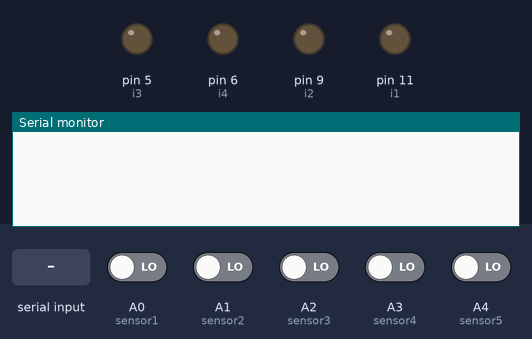
Simulated run of this sketch. Board: Arduino Mega 2560, built with avr-gcc and run on an emulated ATmega2560. On the bench: output pins drawn as LEDs (lit = HIGH), the last lines printed to the serial monitor. The test bench sets the inputs (shaded band); at power-on: A0 (sensor1), A1 (sensor2), A2 (sensor3), A3 (sensor4), A4 (sensor5) LOW.

Above: at 1.7 s.
1.8 s: "1" received over Serial
At 2.7 s:
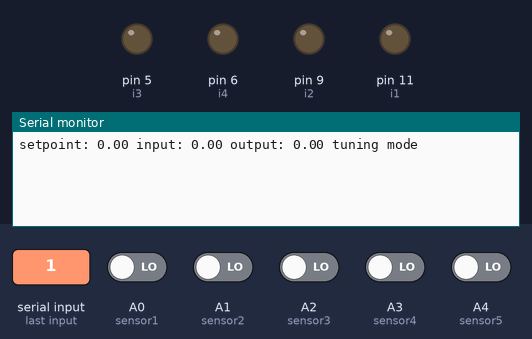
3.3 s: "0" received over Serial
At 3.8 s:
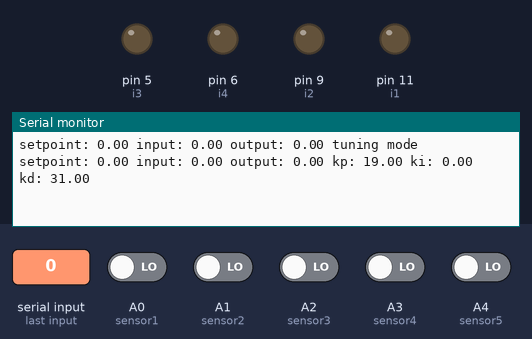

The sketch:

AutoTune_mesh_Library_version.ino
```cpp
//PID LINE FOLLOWER
//(imagine that you are driving the bot for right-left convention)

// use MEGA
/* on motor driver
 *  M1 left motor red
 *  M2
 *  M3 right motor red
 *  M4
 *  I1 11 M1
 *  I2 9
 *  I3 right motor
 *  I4
 */
#include <PID_v1.h>
#include <PID_AutoTune_v0.h>
//motor driver-pins must be pwm to control speed!!!

#define i1 11 //right forward
#define i2 9  //right backward
#define i3 5  //left forward
#define i4 6  //left backward

//IR ARRAY
#define  sensor1 A0     // RIGHT most sensor
#define  sensor2 A1
#define  sensor3 A2
#define  sensor4 A3
#define  sensor5 A4     // LEFT most sensor
//#define  sensorL A5
//#define  sensorR 10
#define LED 12

uint8_t ir[5];  //ir array values

// PID Constants
float Kp=19.0; //30 // 19
float Ki=0.00;
float Kd=31.0; //50.0;  //31.05

//unsigned long last_time = millis();

byte ATuneModeRemember=2;

bool runBot = true;

double input=0, setpoint=0, PID_value=0;

double outputStart=0;

double AutoTuneStep=1, AutoTuneNoise=1, AutoTuneStartValue=0;

unsigned int AutoTuneLookBack=20, P = 0, I = 0, D = 0;

unsigned long SampleTime = 100, last_time,serialTime;

boolean tuning = true;


PID myPID(&input, &PID_value, &setpoint,Kp,Ki,Kd, DIRECT);
PID_ATune AutoTune(&input, &PID_value);


void setup() {
//motor driver
  pinMode(i1,OUTPUT);
  pinMode(i2,OUTPUT);
  pinMode(i3,OUTPUT);
  pinMode(i4,OUTPUT);


// ir array
  pinMode(sensor1,INPUT);
  pinMode(sensor2,INPUT);
  pinMode(sensor3,INPUT);
  pinMode(sensor4,INPUT);
  pinMode(sensor5,INPUT);
  serialTime = 0;
  myPID.SetMode(AUTOMATIC);

  //pinMode(sensorL, INPUT);
  //pinMode(sensorR, INPUT);
  //pinMode(BUTTON, INPUT);
  if(tuning){
    tuning=false;
    changeAutoTune();
    tuning=true;
  }
  Serial.begin(9600);
  delay(500);
}


void loop() {
  //if(runBot){
    find_position();
    input_val();
    //calculate_PID();

    if(tuning){
      byte val = (AutoTune.Runtime());
      if (val != 0){
        tuning = false;
      }
      if(!tuning){ //we're done, set the tuning parameters
        Kp = AutoTune.GetKp();
        Ki = AutoTune.GetKi();
        Kd = AutoTune.GetKd();
        myPID.SetTunings(Kp,Ki,Kd);
        digitalWrite(LED, HIGH);
        //runBot = false;
        AutoTuneHelper(false);
      }
    }
    else myPID.Compute();

    if(input > 0){
      if (PID_value < 0) PID_value = PID_value * -1;
      //Serial.println(s+PID_value);
      analogWrite(i1,PID_value);
      analogWrite(i2,0);
      analogWrite(i3,0);
      analogWrite(i4,0);
    }
    if(input < 0){
      if (PID_value < 0) PID_value = PID_value * -1;
      //Serial.println(s+PID_value);
      analogWrite(i1,0);
      analogWrite(i2,0);
      analogWrite(i3, PID_value);
      analogWrite(i4,0);
    }
    if(input == 0){
      if (PID_value < 0) PID_value = PID_value * -1;
      //Serial.println(s+PID_value);
      analogWrite(i1,0);
      analogWrite(i2,0);
      analogWrite(i3,0);
      analogWrite(i4,0);
    }
  //}
  if(millis()>serialTime)
  {
    SerialReceive();
    SerialSend();
    serialTime+=500;
  }
}


void find_position(){

  ir[1] = digitalRead(sensor1);
  ir[1]=(!ir[1]);
  //Serial.print("1 : ");
  //Serial.println(ir[1]);
  ir[2] = digitalRead(sensor2);
  ir[2]=(!ir[2]);
  //Serial.print("2 : ");
  //Serial.println(ir[2]);
  ir[3] = digitalRead(sensor3);
  ir[3]=(!ir[3]);
  //Serial.print("3 : ");
  //Serial.println(ir[3]);
  ir[4] = digitalRead(sensor4);
  ir[4]=(!ir[4]);
  //Serial.print("4 : ");
  //Serial.println(ir[4]);
  ir[5] = digitalRead(sensor5);
  ir[5]=(!ir[5]);
  //Serial.print("5 : ");
  //Serial.println(ir[5]);
}


void input_val(void){
  if ((ir[1] == 0) && (ir[2] == 0) && (ir[3] == 0) && (ir[4] == 0) && (ir[5] == 1)){
    input = -4;
  }
  else if ((ir[1] == 0) && (ir[2] == 0) && (ir[3] == 0) && (ir[4] == 1) && (ir[5] == 0)){
    input = -2;//-2
  }
  else if ((ir[1] == 0) && (ir[2] == 0) && (ir[3] == 1) && (ir[4] == 0) && (ir[5] == 0)){
    input = 0;
  }
  else if ((ir[1] == 0) && (ir[2] == 1) && (ir[3] == 0) && (ir[4] == 0) && (ir[5] == 0)){
    input = 2; //2
  }
  else if ((ir[1] == 1) && (ir[2] == 0) && (ir[3] == 0) && (ir[4] == 0) && (ir[5] == 0)){
    input = 4;
  }
  else if ((ir[1] == 0) && (ir[2] == 0) && (ir[3] == 0) && (ir[4] == 1) && (ir[5] == 1)){
    input = -3;
  }
  else if ((ir[1] == 0) && (ir[2] == 0) && (ir[3] == 1) && (ir[4] == 1) && (ir[5] == 0)){
    input = -0.8;
  }
  else if ((ir[1] == 0) && (ir[2] == 1) && (ir[3] == 1) && (ir[4] == 0) && (ir[5] == 0)) {
    input = 0.8;
  }
  else if ((ir[1] == 1) && (ir[2] == 1) && (ir[3] == 0) && (ir[4] == 0) && (ir[5] == 0)) {
    input = 3;
  }
}


void run_mode(){
  runBot = true;
}

void changeAutoTune()
{
  if(!tuning)
  {
    //Set the output to the desired starting frequency.
    PID_value=AutoTuneStartValue;
    AutoTune.SetNoiseBand(AutoTuneNoise);
    AutoTune.SetOutputStep(AutoTuneStep);
    AutoTune.SetLookbackSec((int)AutoTuneLookBack);
    AutoTuneHelper(true);
    tuning = true;
  }
  else
  { //cancel autotune
    AutoTune.Cancel();
    tuning = false;
    AutoTuneHelper(false);
  }
}

void SerialSend()
{
  Serial.print("setpoint: ");Serial.print(setpoint); Serial.print(" ");
  Serial.print("input: ");Serial.print(input); Serial.print(" ");
  Serial.print("output: ");Serial.print(PID_value); Serial.print(" ");
  if(tuning){
    Serial.println("tuning mode");
  }
  else {
    Serial.print("kp: ");Serial.print(Kp);Serial.print(" ");
    Serial.print("ki: ");Serial.print(Ki);Serial.print(" ");
    Serial.print("kd: ");Serial.print(Kd);Serial.println();
  }
}

void SerialReceive()
{
  while(!Serial.available());
  if(Serial.available())
  {
   char b = Serial.read();
   Serial.flush();
   if((b=='1' && !tuning) || (b!='1' && tuning))changeAutoTune();   // 1 typed in serial monitor means it will enter tuning mode
  }
}

void AutoTuneHelper(boolean start)
{
  if(start)
    ATuneModeRemember = myPID.GetMode();
  else
    myPID.SetMode(ATuneModeRemember);
}
```

Measured:
- after the input at 1.8 s, the serial monitor: prints a new line at once (image 1)
- after the input at 3.3 s, the serial monitor: prints a new line at once (image 2)
